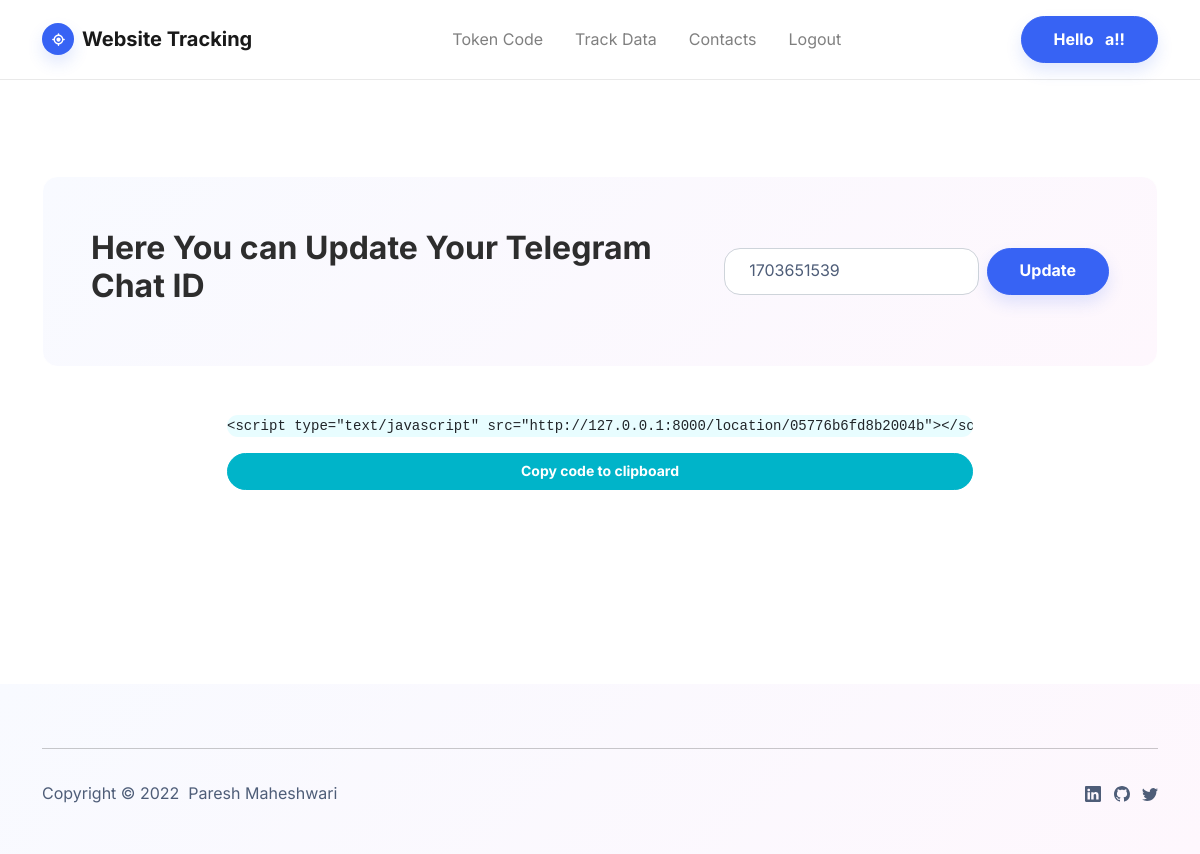
The page /token_summary/ (signed in) on the database as committed earlier.
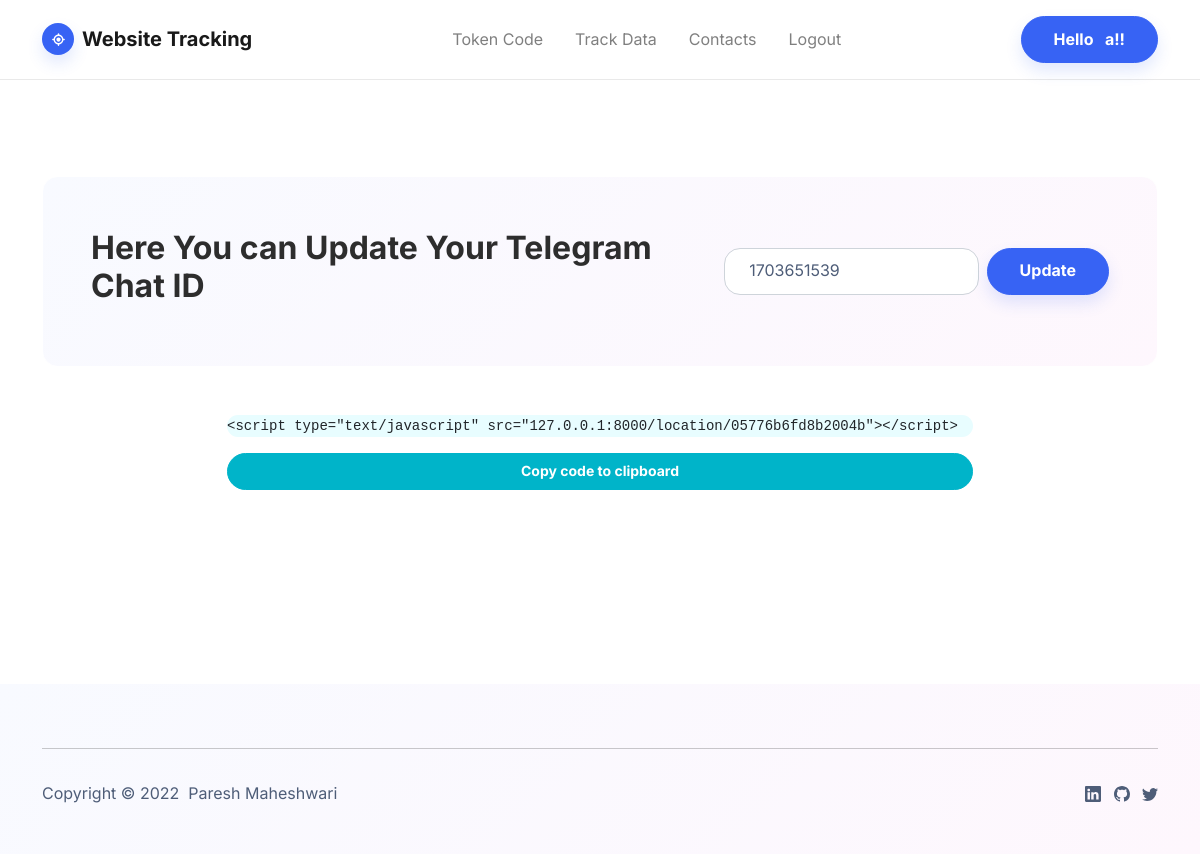
The same page on the database as committed later.
### location/models.py (models this page shows, shortened)
class TokenSummary(models.Model):
    token = models.CharField(max_length=64, unique=True)
    author = models.ForeignKey(User, on_delete=models.CASCADE)
    chat_id = models.CharField(max_length=64,default=0)
    link = models.CharField(max_length=256, blank=True, null=True)

### location/views.py (the view, shortened to what this page needs)
# urls.py: path('token_summary/', token_summary, name='token_summary'),
@login_required
def token_summary(request):
    token_summary = TokenSummary.objects.filter(author=request.user)
    tokens = TokenSummary.objects.filter(author=request.user)
    os.environ['SERVER_ADDRESS']
    if TokenSummary.objects.filter(author=request.user).exists():
        token_summary = TokenSummary.objects.get(author=request.user)
    context = {
        "chat_id": token_summary.chat_id,
        'token_summary': token_summary,
        'tokens': tokens,
        'SERVER_ADDRESS': os.environ['SERVER_ADDRESS'],
    }
    return render(request, 'token_summary.html', context)

### templates/token_summary.html (shortened to what this page needs)
{% extends 'base.html' %}
{% block content %}
<section class="py-5">
    <section class="py-5">
      <div class="container">
        <div
          class="border rounded border-white d-flex flex-column justify-content-between align-items-center flex-lg-row bg-primary-gradient p-4 p-lg-5">
          <div class="text-center text-lg-start py-3 py-lg-1">
            <h2 class="fw-bold mb-2">Here You can Update Your Telegram Chat ID</h2>
          </div>
          <form class="d-flex justify-content-center flex-wrap flex-lg-nowrap" method="POST">
            <div class="my-2"><input class="form-control" type="text" id="chat_id" name="chat_id"
                placeholder="{{ token_summary.chat_id }}" required>
            </div>
            <div class="my-2"><button class="btn btn-primary shadow ms-2" type="submit">Update</button></div>
          </form>
        </div>
      </div>
      <section>
        <div class="container py-4 py-xl-5">
          <div class="mx-auto" style="max-width: 900px;">
            <div class="row row-cols-1 row-cols-md-2 d-flex justify-content-center">
              <div class="col-md-10 col-lg-10 col-xl-10 mb-4">
                <div class="card" >
                  <pre id="code-block" class="card bg-info-light">
&lt;script type="text/javascript" src="{{token_summary.link}}"&gt;&lt;/script&gt;</pre>
                  <button class="btn btn-info btn-sm" id="copy-button" data-clipboard-target="#code-block">Copy code to
                    clipboard</button>
                </div>
                <br>
              </div>
            </div>
          </div>
        </div>
      </section>
    </section>
  </section>
{% endblock %}

Rows that differ between the two databases and show on the page:
changed TokenSummary: link "http://127.0.0.1:8000/location/05776b6fd8b2004b" → "127.0.0.1:8000/location/05776b6fd8b2004b"
